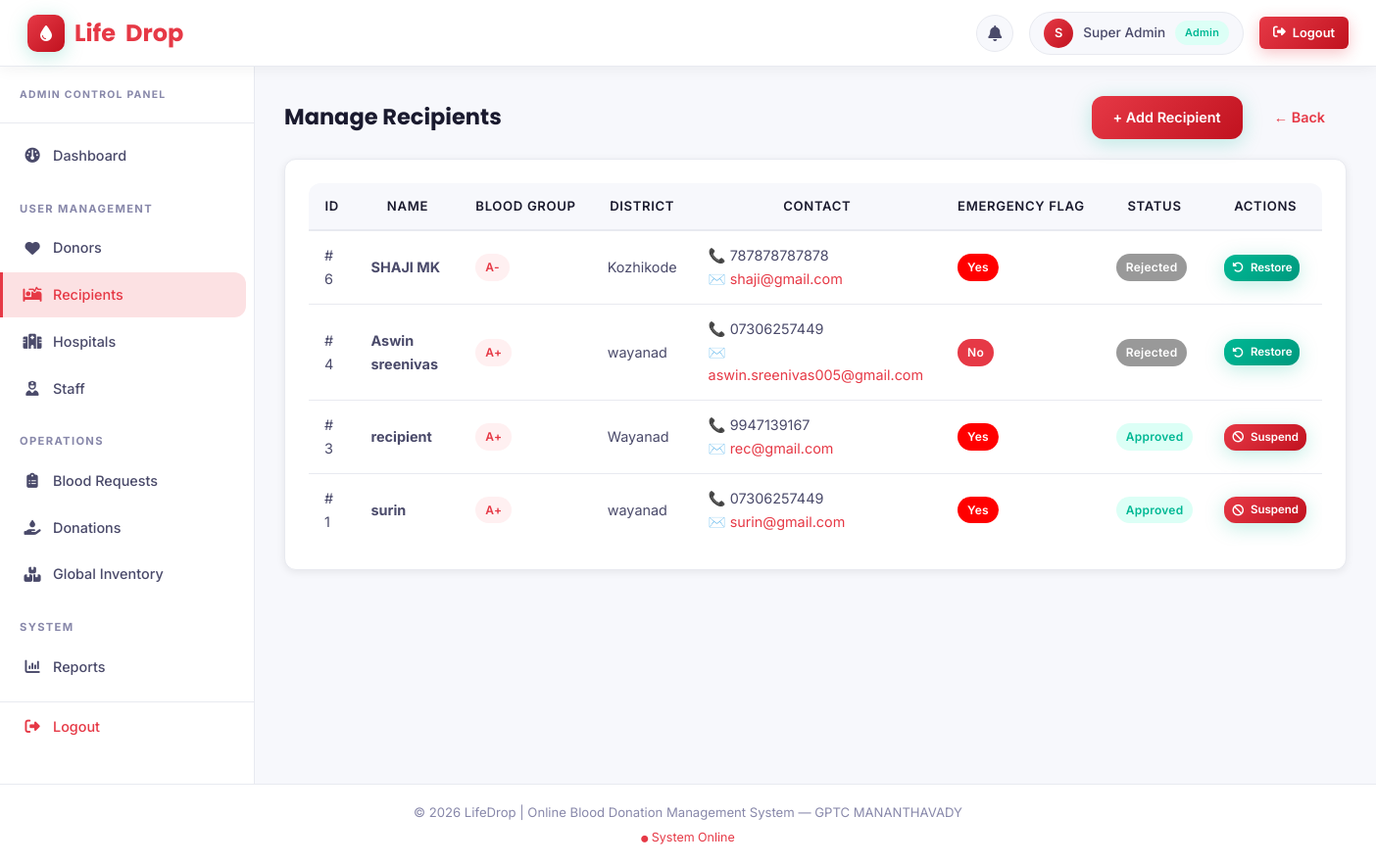
/admin/manage_recipients.php (signed in), run on the app's committed database.
### tables this page shows
CREATE TABLE `recipient` (
  `Recipient_ID` int(11) NOT NULL,
  `Name` varchar(100) NOT NULL,
  `Blood_Group` varchar(5) NOT NULL,
  `Phone` varchar(20) DEFAULT NULL,
  `Email` varchar(100) NOT NULL,
  `District` varchar(50) DEFAULT NULL,
  `Emergency_Flag` enum('Yes','No') DEFAULT 'No',
  `Password` varchar(255) NOT NULL,
  `Status` enum('Pending','Approved','Rejected') DEFAULT 'Pending',
  `Created_At` timestamp NOT NULL DEFAULT current_timestamp()
);

### admin/manage_recipients.php (the view, shortened to what this page needs)
<?php
require_once dirname(__DIR__) . '/includes/header.php';
try {
    $stmt = $pdo->query("SELECT * FROM RECIPIENT ORDER BY Created_At DESC");
    $recipients = $stmt->fetchAll();
} catch (PDOException $e) {
    die("Database Error: A system error occurred. Please try again later.");
}
?>
<div style="display: flex; justify-content: space-between; align-items: center; margin-bottom: 20px;">
    <h2>Manage Recipients</h2>
    <div style="display: flex; gap: 10px;">
        <button onclick="document.getElementById('addRecipientForm').style.display='block'" class="btn btn-primary">+
            Add Recipient</button>
        <a href="dashboard.php" class="btn">&larr; Back</a>
    </div>
</div>
<div class="card">
    <div class="table-responsive">
        <table class="table">
            <thead>
                <tr>
                    <th>ID</th>
                    <th>Name</th>
                    <th>Blood Group</th>
                    <th>District</th>
                    <th>Contact</th>
                    <th>Emergency Flag</th>
                    <th>Status</th>
                    <th>Actions</th>
                </tr>
            </thead>
            <tbody>
                <?php if (count($recipients) > 0): ?>
                    <?php foreach ($recipients as $recipient): ?>
                        <tr>
                            <td>#
                                <?php echo $recipient['Recipient_ID']; ?>
                            </td>
                            <td><strong>
                                    <?php echo htmlspecialchars($recipient['Name']); ?>
                                </strong></td>
                            <td><span class="badge badge-danger">
                                    <?php echo htmlspecialchars($recipient['Blood_Group']); ?>
                                </span></td>
                            <td>
                                <?php echo htmlspecialchars($recipient['District']); ?>
                            </td>
                            <td>
                                📞
                                <?php echo htmlspecialchars($recipient['Phone']); ?><br>
                                ✉️ <a href="mailto:<?php echo htmlspecialchars($recipient['Email']); ?>">
                                    <?php echo htmlspecialchars($recipient['Email']); ?>
                                </a>
                            </td>
                            <td>
                                <?php if ($recipient['Emergency_Flag'] === 'Yes'): ?>
                                    <span class="badge" style="background: red; color: white;">Yes</span>
                                <?php else: ?>
                                    <span class="badge" style="background: var(--primary); color: white;">No</span>
                                <?php endif; ?>
                            </td>
                            <td>
                                <?php if ($recipient['Status'] === 'Pending'): ?>
                                    <span class="badge badge-pending">Pending</span>
                                <?php elseif ($recipient['Status'] === 'Approved'): ?>
                                    <span class="badge badge-success">Approved</span>
                                <?php else: ?>
                                    <span class="badge" style="background: #999; color: white;">Rejected</span>
                                <?php endif; ?>
                            </td>
                            <td>
                                <?php if ($recipient['Status'] === 'Pending'): ?>
                                    <a href="?action=approve&id=<?php echo $recipient['Recipient_ID']; ?>" class="btn btn-success"
                                        style="padding: 4px 8px; font-size: 0.8em;"
                                        onclick="return confirm('Approve this recipient?');"><i class="fa-solid fa-check"></i>
                                        Approve</a>
                                    <a href="?action=reject&id=<?php echo $recipient['Recipient_ID']; ?>" class="btn btn-primary"
                                        style="padding: 4px 8px; font-size: 0.8em; background-color: var(--text-muted);"
                                        onclick="return confirm('Reject this recipient?');"><i class="fa-solid fa-xmark"></i>
                                        Reject</a>
                                <?php elseif ($recipient['Status'] === 'Approved'): ?>
                                    <a href="?action=reject&id=<?php echo $recipient['Recipient_ID']; ?>" class="btn btn-primary"
                                        style="padding: 4px 8px; font-size: 0.8em; background-color: var(--accent-red);"
                                        onclick="return confirm('Suspend this recipient?');"><i class="fa-solid fa-ban"></i>
                                        Suspend</a>
                                <?php else: ?>
                                    <a href="?action=approve&id=<?php echo $recipient['Recipient_ID']; ?>" class="btn btn-success"
                                        style="padding: 4px 8px; font-size: 0.8em;"
                                        onclick="return confirm('Restore this recipient?');"><i class="fa-solid fa-rotate-left"></i>
                                        Restore</a>
                                <?php endif; ?>
                            </td>
                        </tr>
                    <?php endforeach; ?>
                <?php else: ?>
                    <tr>
                        <td colspan="6" style="text-align: center; padding: 20px;">No recipients registered yet.</td>
                    </tr>
                <?php endif; ?>
            </tbody>
        </table>
    </div>
</div>
<?php require_once dirname(__DIR__) . '/includes/footer.php'; ?>

### assets/css/style.css (style rules this page uses)
:root { --primary: #e63946; --primary-dark: #c1121f; --primary-light: #fff0f1; --primary-glow: rgba(230, 57, 70, 0.15); --accent-red: #e63946; --accent-red-dark: #c1121f; --accent-red-light: #fff0f1; --text-dark: #1a1a2e; --text-body: #4a4a6a; --text-muted: #8888aa; --bg-page: #f7f8fc; --bg-card: #ffffff; --border: #e8eaf0; --success: #00b894; --warning: #f39c12; --danger: #e63946; --info: #0984e3; --shadow-xs: 0 1px 3px rgba(0, 0, 0, 0.06); --shadow-sm: 0 2px 8px rgba(0, 0, 0, 0.08); --shadow-md: 0 4px 20px rgba(0, 0, 0, 0.10); --shadow-lg: 0 8px 40px rgba(0, 0, 0, 0.12); --shadow-primary: 0 4px 20px rgba(0, 184, 148, 0.25); --sidebar-w: 260px; --topbar-h: 68px; --radius-sm: 6px; --radius-md: 12px; --radius-lg: 20px; --radius-xl: 30px; --transition: all 0.25s cubic-bezier(0.4, 0, 0.2, 1); }
*, *::before, *::after { margin: 0; padding: 0; box-sizing: border-box; }
html { scroll-behavior: smooth; }
body { font-family: 'Inter', 'Segoe UI', sans-serif; background-color: var(--bg-page); color: var(--text-body); line-height: 1.65; font-size: 15px; }
h1, h2, h3, h4, h5 { font-family: 'Poppins', sans-serif; color: var(--text-dark); line-height: 1.3; }
a { color: var(--primary); text-decoration: none; transition: var(--transition); }
.btn { display: inline-flex; align-items: center; gap: 7px; padding: 10px 22px; font-family: 'Inter', sans-serif; font-size: 0.9rem; font-weight: 600; border: none; border-radius: var(--radius-md); cursor: pointer; text-decoration: none; transition: var(--transition); white-space: nowrap; }
.btn-primary { background: linear-gradient(135deg, var(--primary), var(--primary-dark)); color: white; box-shadow: var(--shadow-primary); }
.btn-success { background: linear-gradient(135deg, #00b894, #00997e); color: white; box-shadow: var(--shadow-primary); }
.card { background: var(--bg-card); border-radius: var(--radius-md); border: 1px solid var(--border); padding: 24px; margin-bottom: 24px; box-shadow: var(--shadow-sm); transition: var(--transition); }
.table-responsive { overflow-x: auto; border-radius: var(--radius-md); }
.table { width: 100%; border-collapse: collapse; font-size: 0.9rem; }
.table th { background: var(--bg-page); color: var(--text-dark); font-weight: 600; font-size: 0.82rem; text-transform: uppercase; letter-spacing: 0.05em; padding: 13px 16px; border-bottom: 2px solid var(--border); white-space: nowrap; }
.table td { padding: 13px 16px; border-bottom: 1px solid var(--border); color: var(--text-body); vertical-align: middle; }
.table tbody tr:last-child td { border-bottom: none; }
.badge { display: inline-flex; align-items: center; gap: 4px; padding: 4px 10px; border-radius: var(--radius-xl); font-size: 0.75rem; font-weight: 600; letter-spacing: 0.02em; }
.badge-success, .badge-approved { background: #dcfff6; color: var(--success); }
.badge-danger, .badge-rejected { background: var(--accent-red-light); color: var(--accent-red); }

### data on the page
recipient: Recipient_ID "6", Name "SHAJI MK", Blood_Group "A-", District "Kozhikode", Phone "787878787878", Email "shaji@gmail.com", Emergency_Flag "Yes", Status "Rejected"
recipient: Recipient_ID "4", Name "Aswin sreenivas", Blood_Group "A+", District "wayanad", Phone "07306257449", Email "aswin.sreenivas005@gmail.com", Emergency_Flag "No", Status "Rejected"
recipient: Recipient_ID "3", Name "recipient", Blood_Group "A+", District "Wayanad", Phone "9947139167", Email "rec@gmail.com", Emergency_Flag "Yes", Status "Approved"
recipient: Recipient_ID "1", Name "surin", Blood_Group "A+", District "wayanad", Phone "07306257449", Email "surin@gmail.com", Emergency_Flag "Yes", Status "Approved"

### other printed values
substr($_SESSION['user_name'] ?? $_SESSION['role'], 0, 1) "S"
$_SESSION['user_name'] "Super Admin"
$_SESSION['role'] "Admin"
